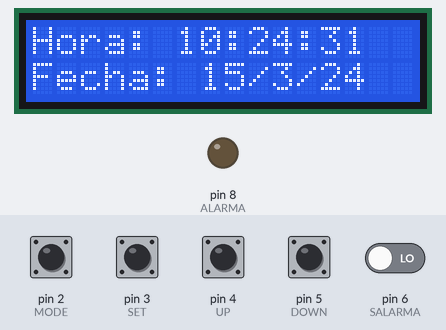
Recording of a sketch running on a simulated Arduino Uno, built with avr-gcc and run on an emulated ATmega328P. Shown: 16×2 character LCD, output pins drawn as LEDs (lit = HIGH). The test bench sets the inputs (shaded band); at power-on: pin 2 (MODE), pin 3 (SET), pin 4 (UP), pin 5 (DOWN), pin 6 (SALARMA) LOW. The local clock reads 2024-03-15 10:24:30 at power-on unless the sketch sets it.

Above: at 1.2 s.
1.3 s: pin 2 (MODE) pulled HIGH for 1.15 s
At 3.5 s:
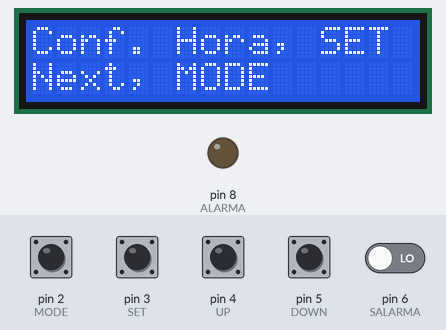
16.4 s: pin 3 (SET) pulled HIGH for 1.15 s
At 18.7 s:
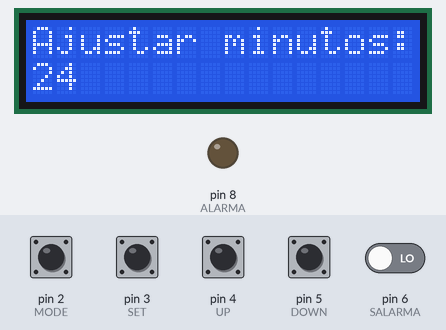
19.2 s: pin 3 (SET) pulsed HIGH 5 times (0.12 s each, 0.3 s apart)
At 21.4 s:
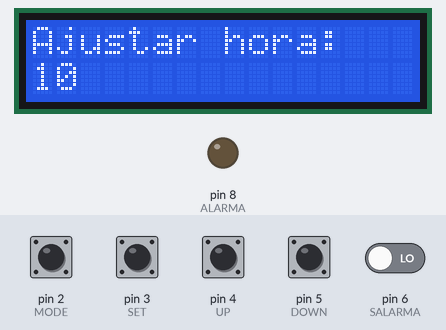
22.2 s: pin 4 (UP) pulled HIGH for 1.15 s
At 24.5 s:
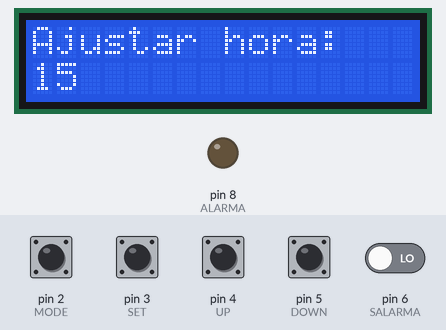
24.8 s: pin 4 (UP) pulled HIGH for 1.15 s
At 26.3 s:
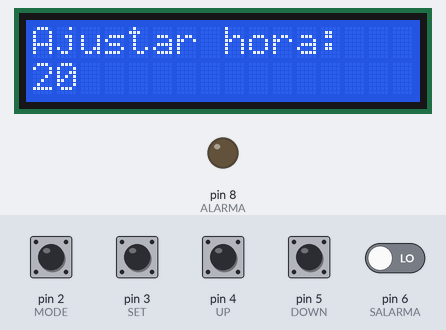
27.4 s: pin 4 (UP) pulled HIGH for 1.15 s
At 29.1 s:
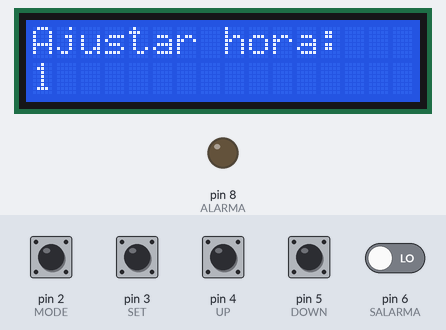
Timing chart, 0 to 30.6 s (numbered marks = the images above; inputs shaded):
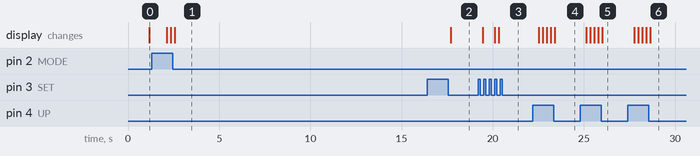

Measured:
- after the input at 1.3 s, the display: changes after 0.82 s (image 1)
- after the input at 16.4 s, the display: changes after 1.3 s (image 2)
- after the input at 19.2 s, the display: first changes after 0.26 s (image 3 shows a later state)
- after the input at 22.2 s, the display: first changes after 0.32 s (image 4 shows a later state)
- after the input at 24.8 s, the display: first changes after 0.34 s (image 5 shows a later state)
- after the input at 27.4 s, the display: first changes after 0.36 s (image 6 shows a later state)

The sketch:

relojAlarmaRTC-LCD.ino
```cpp
#include <LiquidCrystal_I2C.h>
#include "Arduino.h"
#include "uRTCLib.h"
#define MODE 2
#define SET 3
#define UP 4
#define DOWN 5
#define SALARMA 6
#define ALARMA 8
#define STEMP A0

uRTCLib rtc(0x68);
LiquidCrystal_I2C lcd(0x27, 16, 2);

char daysOfTheWeek[7][12] = {"Domingo", "Lunes", "Martes", "Miercoles", "Jueves", "Viernes", "Sabado"};
int horas, minutos, segundos, aHora = 12, aMinutos = 0, contador = 0, valorSensor, periodo = 3000;
unsigned long TiempoAhora = 0;
float volts, celsius;
void setup()
{
  URTCLIB_WIRE.begin();
  //rtc.set(0, 22, 0, 1, 18, 6, 23);
  // rtc.set(second, minute, hour, dayOfWeek, dayOfMonth, month, year) set day of week (1=Sunday, 7=Saturday)
  lcd.begin();
  pinMode(MODE, INPUT);
  pinMode(SET, INPUT);
  pinMode(UP, INPUT);
  pinMode(DOWN, INPUT);
  pinMode(SALARMA, INPUT);
  pinMode(ALARMA, OUTPUT);
}

void loop()
{
  TiempoAhora = millis();
  while (millis() < TiempoAhora+periodo)
  {
    rtc.refresh();
    lcd.clear();
    lcd.setCursor(0, 0);
    lcd.print("Hora: ");
    lcd.print(rtc.hour());
    lcd.print(':');
    lcd.print(rtc.minute());
    lcd.print(':');
    lcd.print(rtc.second());

    lcd.setCursor(0, 1);
    lcd.print("Fecha: ");
    lcd.print(rtc.day());
    lcd.print('/');
    lcd.print(rtc.month());
    lcd.print('/');
    lcd.print(rtc.year());
    if (digitalRead(MODE) == 1)
    {
      delay(200);
      while (digitalRead(SET) == 0 || digitalRead(MODE) == 0)
      {
        delay(200);
        lcd.clear();
        lcd.setCursor(0, 0);
        lcd.print("Conf. Hora, SET");
        lcd.setCursor(0, 1);
        lcd.print("Next, MODE");
        if (digitalRead(SET) == 1 && digitalRead(MODE) == 1)
          break;
        else if (digitalRead(SET) == 1)
        {
          delay(200);
          horas = rtc.hour();
          while (digitalRead(SET) == 0)
          {
            lcd.clear();
            lcd.setCursor(0, 0);
            lcd.print("Ajustar hora:");
            lcd.setCursor(0, 1);
            lcd.print(horas);
            if (digitalRead(UP) == 1)
            {
              horas++;
              if (horas > 23)
                horas = 0;
            }
            if (digitalRead(DOWN) == 1)
            {
              horas--;
              if (horas < 0)
                horas = 23;
            }
            delay(200);
          }
          delay(200);
          minutos = rtc.minute();
          while (digitalRead(SET) == 0)
          {
            lcd.clear();
            lcd.setCursor(0, 0);
            lcd.print("Ajustar minutos:");
            lcd.setCursor(0, 1);
            lcd.print(minutos);
            if (digitalRead(UP) == 1)
            {
              minutos++;
              if (minutos > 59)
                minutos = 0;
            }
            if (digitalRead(DOWN) == 1)
            {
              minutos--;
              if (minutos < 0)
                minutos = 59;
            }
            delay(200);
          }
          delay(200);
          segundos = rtc.second();
          while (digitalRead(SET) == 0)
          {
            lcd.clear();
            lcd.setCursor(0, 0);
            lcd.print("Ajustar segundos:");
            lcd.setCursor(0, 1);
            lcd.print(segundos);
            if (digitalRead(UP) == 1)
            {
              segundos++;
              if (segundos > 59)
                segundos = 0;
            }
            if (digitalRead(DOWN) == 1)
            {
              segundos--;
              if (segundos < 0)
                segundos = 59;
            }
            delay(200);
          }
          rtc.set(segundos, minutos, horas, daysOfTheWeek[rtc.dayOfWeek() - 1], rtc.day(), rtc.month(), rtc.year());
        }
        else if (digitalRead(MODE) == 1)
        {
          while (digitalRead(SET) == 0 || digitalRead(MODE) == 0)
          {
            delay(200);
            lcd.clear();
            lcd.setCursor(0, 0);
            lcd.print("Alarma, SET");
            lcd.setCursor(0, 1);
            lcd.print("FechaHora, M+S");
            if (digitalRead(SET) == 1)
            {
              delay(200);
              while (digitalRead(SET) == 0)
              {
                delay(200);
                lcd.clear();
                lcd.setCursor(0, 0);
                lcd.print("Config. hora");
                lcd.setCursor(0, 1);
                lcd.print(aHora);
                if (digitalRead(UP) == 1)
                {
                  aHora++;
                  if (aHora > 23)
                    aHora = 0;
                }
                if (digitalRead(DOWN) == 1)
                {
                  aHora--;
                  if (aHora < 0)
                    aHora = 23;
                }
              }
              delay(200);
              while (digitalRead(SET) == 0)
              {
                delay(200);
                lcd.clear();
                lcd.setCursor(0, 0);
                lcd.print("Config. min.");
                lcd.setCursor(0, 1);
                lcd.print(aMinutos);
                if (digitalRead(UP) == 1)
                {
                  aMinutos++;
                  if (aMinutos > 59)
                    aMinutos = 0;
                }
                if (digitalRead(DOWN) == 1)
                {
                  aMinutos--;
                  if (aMinutos < 0)
                    aMinutos = 59;
                }
              }
            }
            else if (digitalRead(MODE) == 1)
              break;
          }
        }
      }
    }
    if (digitalRead(SALARMA) == 1 && aHora == rtc.hour() && aMinutos == rtc.minute())
    {
      contador = 0;
      while (contador < 60)
      {
        digitalWrite(ALARMA, 1);
        delay(500);
        digitalWrite(ALARMA, 0);
        delay(500);
        contador++;
        if (digitalRead(SALARMA) == 0)
          break;
      }
      aHora = 12;
      aMinutos = 0;
    }
    delay(500);
  }
  lcd.clear();
  lcd.setCursor(2,0);
  lcd.print("Temperatura");
  valorSensor = analogRead(STEMP);
  volts = (valorSensor * 5) / 1023.0;
  celsius = volts * 100;
  lcd.setCursor(5,1);
  lcd.print(celsius);
  delay(3000);
}
```
